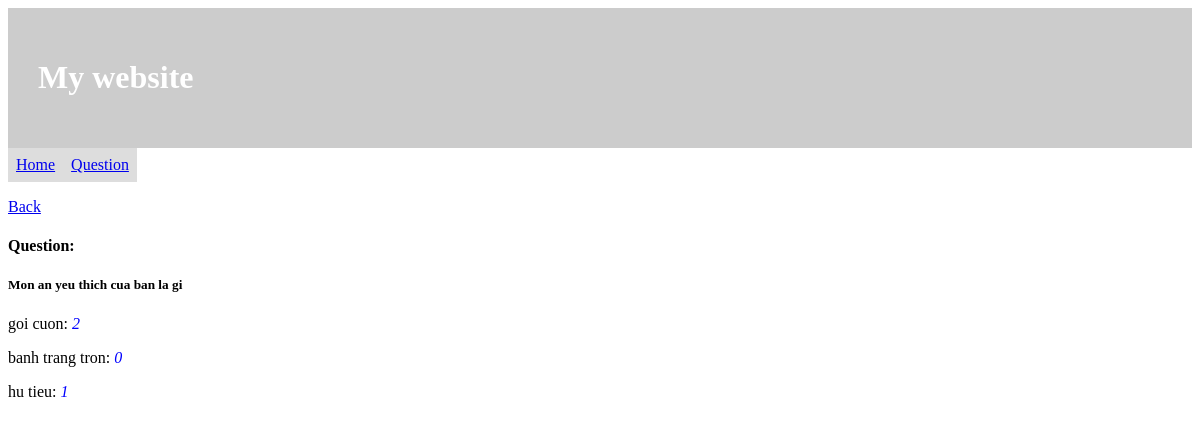
/polls/choices/2, run on the app's committed database.
### polls/models.py (models this page shows)
class Question(models.Model):
    question_text = models.CharField(max_length=200)
    time_public = models.DateTimeField()

class Choice(models.Model):
    question = models.ForeignKey(Question, on_delete=models.CASCADE)
    choice_text = models.CharField(max_length=100)
    vote = models.IntegerField(default=0)

### polls/views.py (the view)
# urls.py: path('choices/<int:question_id>', views.showChoices, name="choices"),
def showChoices(request, question_id):
    question = Question.objects.get(pk=question_id)
    choice_list = question.choice_set.all()
    return render(request, "polls/choices.html", {"question": question, "choices": choice_list})

### polls/templates/polls/choices.html
{% extends 'polls/base.html' %}
{% block my-content %}
    <p><a href="{% url 'polls_route:questions' %}">Back</a></p>
    <h4>Question:</h4>
    <h5>{{question.question_text}}</h5>
    {% if choices %}
        {% for choice in choices %}
            <p>{{choice.choice_text}}: <i style="color:blue;">{{choice.vote}}</i></p>
        {% endfor %}
    {% else %}
        <h3 style="color:red;">Don't have any choices</h3>
    {% endif %}
{% endblock %}

### data on the page
Question: question_text "Mon an yeu thich cua ban la gi"
Choice: choice_text "goi cuon", vote "2"
Choice: choice_text "banh trang tron", vote "0"
Choice: choice_text "hu tieu", vote "1"
